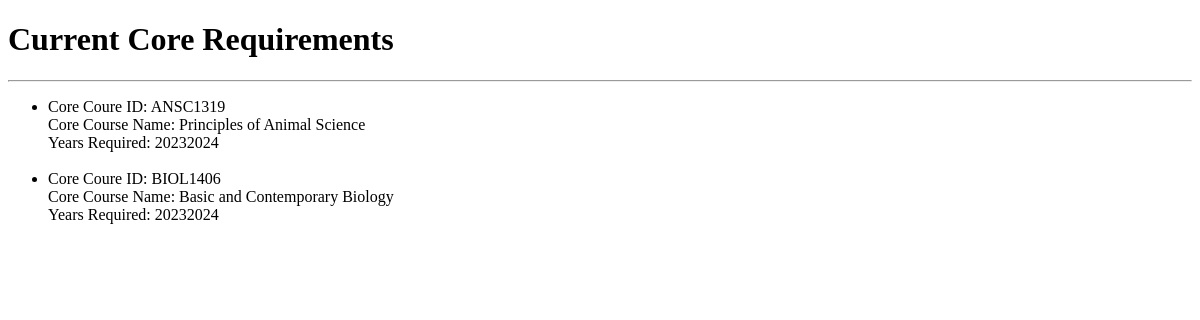
The page /degree_checklist/core_requirement_list on the database as committed earlier.
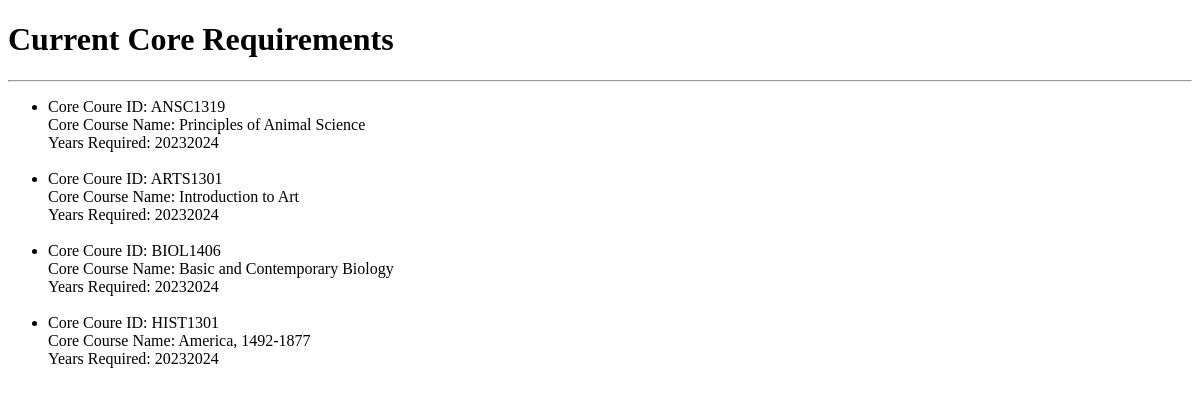
The same page on the database as committed later.
### degree_checklist/models.py (models this page shows, shortened)
class Core_Requirements(models.Model):
    CoreCourseID = models.CharField(max_length=10, help_text="Course ID")
    CoreCourseName = models.CharField(max_length=75, help_text="Course Name")
    YearsRequired = models.IntegerField(help_text="List of Years Required")

### degree_checklist/views.py (the view)
# urls.py: path('degree_checklist/core_requirement_list',
def core_requirement_list(request):
    context = {}
    context["core_requirement_list"] = Core_Requirements.objects.all().order_by(
        'CoreCourseID').values()
    return render(request, 'degree_checklist/core_requirement_list.html', context)

### degree_checklist/templates/degree_checklist/core_requirement_list.html (shortened to what this page needs)
<!doctype html>
<html lang="en">
<head>
</head>
<body>
    <h1>Current Core Requirements</h1>
    <hr>
    <ul>
        {% for item in core_requirement_list %}
        <li>
            <span>Core Coure ID: </span> <span>{{ item.CoreCourseID }}</span>
            <br>
            <span>Core Course Name: </span><span>{{ item.CoreCourseName }}</span>
            <br>
            <span>Years Required: </span><span>{{ item.YearsRequired }}</span>
        </li>
        <br>
        {% endfor %}
    </ul>
</body>
</html>

Rows that differ between the two databases and show on the page:
added Core_Requirements: CoreCourseID "ARTS1301", CoreCourseName "Introduction to Art", YearsRequired "20232024"
added Core_Requirements: CoreCourseID "HIST1301", CoreCourseName "America, 1492-1877", YearsRequired "20232024"
